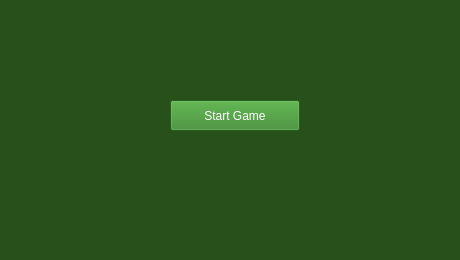
<?xml version="1.0" encoding="UTF-8"?>
<ui version="4.0">
 <class>MainWindow</class>
 <widget class="QMainWindow" name="MainWindow">
  <property name="geometry">
   <rect>
    <x>0</x>
    <y>0</y>
    <width>460</width>
    <height>260</height>
   </rect>
  </property>
  <property name="windowTitle">
   <string>Start Menu</string>
  </property>
  <property name="autoFillBackground">
   <bool>false</bool>
  </property>
  <property name="styleSheet">
   <string notr="true">background-color: rgb(40, 80, 27);
font-color: white;</string>
  </property>
  <widget class="QWidget" name="centralwidget">
   <widget class="QPushButton" name="pushButton">
    <property name="geometry">
     <rect>
      <x>170</x>
      <y>100</y>
      <width>130</width>
      <height>31</height>
     </rect>
    </property>
    <property name="styleSheet">
     <string notr="true">background-color: rgb(51, 134, 38);
font: 700 12pt &quot;Segoe UI&quot;;
color: rgb(255, 255, 255);</string>
    </property>
    <property name="text">
     <string>Start Game</string>
    </property>
   </widget>
  </widget>
  <widget class="QMenuBar" name="menubar">
   <property name="geometry">
    <rect>
     <x>0</x>
     <y>0</y>
     <width>460</width>
     <height>25</height>
    </rect>
   </property>
  </widget>
  <widget class="QStatusBar" name="statusbar"/>
 </widget>
 <resources/>
 <connections/>
</ui>
